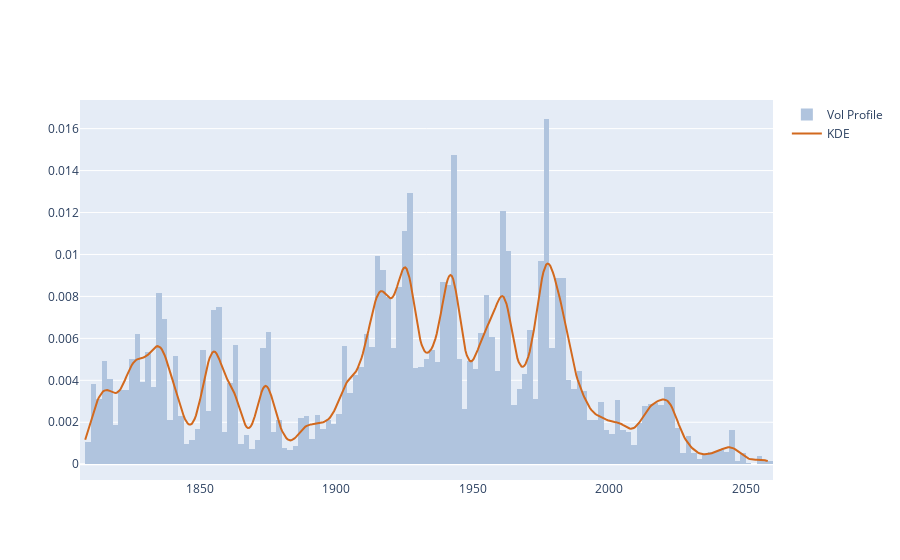

Here is the notebook cell this chart was saved with:
### Code cell
width_range=1
peaks, peak_props = signal.find_peaks(kdy, prominence=min_prom, width=width_range)

left_ips = peak_props['left_ips']
right_ips = peak_props['right_ips']
width_x0 = xr.min() + (left_ips * ticks_per_sample)
width_x1 = xr.min() + (right_ips * ticks_per_sample)
width_y = peak_props['width_heights']

fig = get_dist_plot(close, volume, xr, kdy)
fig.add_trace(go.Scatter(name='Peaks', x=pkx, y=pky, mode='markers', marker=pk_marker_args))

for x0, x1, y in zip(width_x0, width_x1, width_y):
    fig.add_shape(type='line',
        xref='x', yref='y',
        x0=x0, y0=y, x1=x1, y1=y,
        line=dict(
            color='red',
            width=2,
        )
    )
fig.show()

### Figure 1 — Plotly figure (JSON) as saved in the notebook; plotly's stock layout.template omitted (floating-point values rounded to 4 significant figures; data arrays with more than 128 entries replaced by an {"elided": "..."} marker saying what was removed)
{"data": [{"histfunc": "sum", "histnorm": "probability density", "marker": {"color": "#B0C4DE"}, "name": "Vol Profile", "nbinsx": 150, "type": "histogram", "x": {"elided": "8540 float values"}, "y": {"elided": "8540 int values"}}, {"marker": {"color": "#D2691E"}, "mode": "lines", "name": "KDE", "type": "scatter", "x": {"elided": "500 float values"}, "y": {"elided": "500 float values"}}, {"marker": {"size": 10}, "mode": "markers", "name": "Peaks", "type": "scatter", "x": [], "y": []}], "layout": {}}
